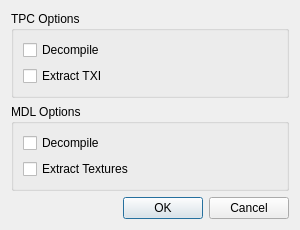
<?xml version="1.0" encoding="UTF-8"?>
<ui version="4.0">
 <class>ExtractOptionsDialog</class>
 <widget class="QDialog" name="ExtractOptionsDialog">
  <property name="geometry">
   <rect>
    <x>0</x>
    <y>0</y>
    <width>300</width>
    <height>200</height>
   </rect>
  </property>
  <property name="windowTitle">
   <string>Extract Options</string>
  </property>
  <layout class="QVBoxLayout" name="verticalLayout">
   <item>
    <widget class="QGroupBox" name="tpcGroup">
     <property name="title">
      <string>TPC Options</string>
     </property>
     <layout class="QVBoxLayout" name="verticalLayout_2">
      <item>
       <widget class="QCheckBox" name="tpcDecompileCheckbox">
        <property name="text">
         <string>Decompile</string>
        </property>
       </widget>
      </item>
      <item>
       <widget class="QCheckBox" name="tpcTxiCheckbox">
        <property name="text">
         <string>Extract TXI</string>
        </property>
       </widget>
      </item>
     </layout>
    </widget>
   </item>
   <item>
    <widget class="QGroupBox" name="mdlGroup">
     <property name="title">
      <string>MDL Options</string>
     </property>
     <layout class="QVBoxLayout" name="verticalLayout_3">
      <item>
       <widget class="QCheckBox" name="mdlDecompileCheckbox">
        <property name="enabled">
         <bool>true</bool>
        </property>
        <property name="toolTip">
         <string>Decompile MDL to ASCII format</string>
        </property>
        <property name="text">
         <string>Decompile</string>
        </property>
       </widget>
      </item>
      <item>
       <widget class="QCheckBox" name="mdlTexturesCheckbox">
        <property name="text">
         <string>Extract Textures</string>
        </property>
       </widget>
      </item>
     </layout>
    </widget>
   </item>
   <item>
    <widget class="QDialogButtonBox" name="buttonBox">
     <property name="orientation">
      <enum>Qt::Horizontal</enum>
     </property>
     <property name="standardButtons">
      <set>QDialogButtonBox::Cancel|QDialogButtonBox::Ok</set>
     </property>
    </widget>
   </item>
  </layout>
 </widget>
 <resources/>
 <connections>
  <connection>
   <sender>buttonBox</sender>
   <signal>accepted()</signal>
   <receiver>ExtractOptionsDialog</receiver>
   <slot>accept()</slot>
   <hints>
    <hint type="sourcelabel">
     <x>248</x>
     <y>254</y>
    </hint>
    <hint type="destinationlabel">
     <x>157</x>
     <y>274</y>
    </hint>
   </hints>
  </connection>
  <connection>
   <sender>buttonBox</sender>
   <signal>rejected()</signal>
   <receiver>ExtractOptionsDialog</receiver>
   <slot>reject()</slot>
   <hints>
    <hint type="sourcelabel">
     <x>316</x>
     <y>260</y>
    </hint>
    <hint type="destinationlabel">
     <x>286</x>
     <y>274</y>
    </hint>
   </hints>
  </connection>
 </connections>
</ui> 
